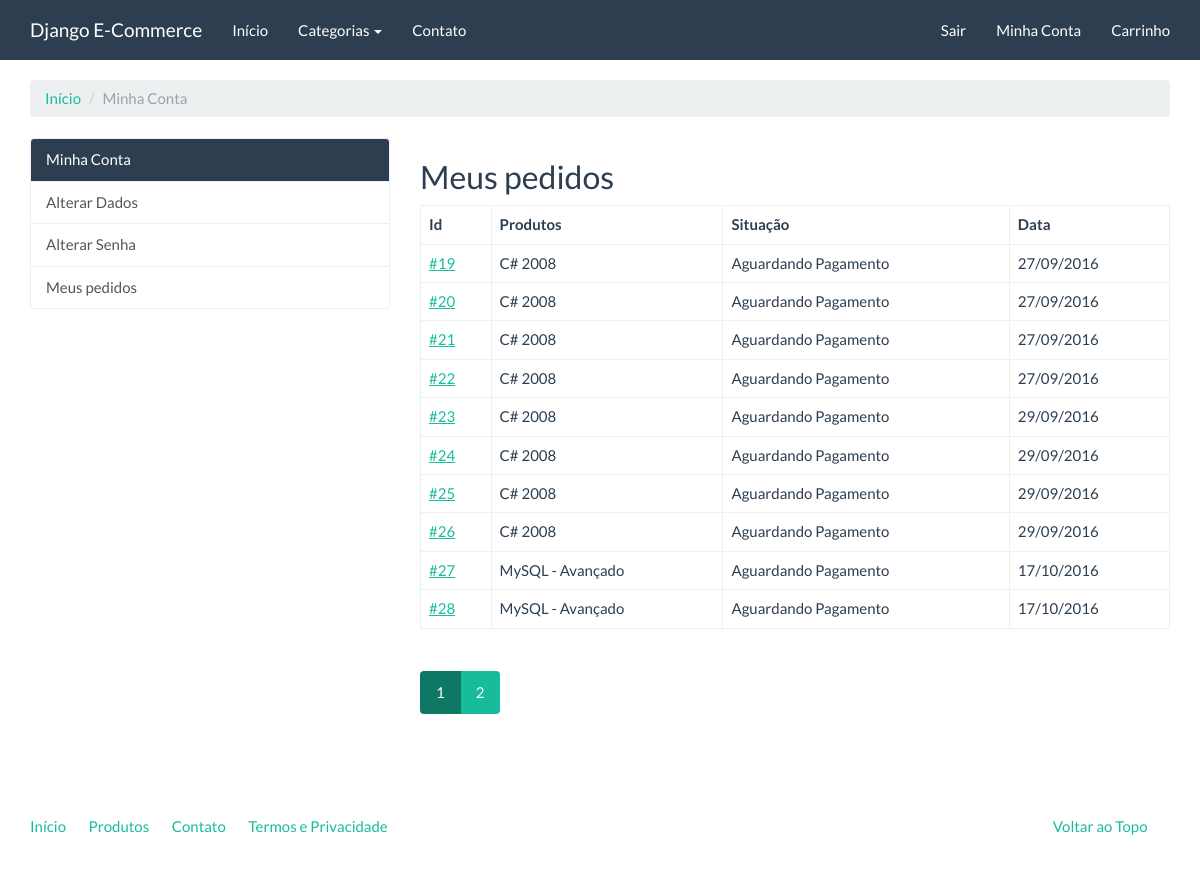
The app's page /compras/meus-pedidos/ (signed in) with its own data.
### checkout/models.py (models this page shows, shortened)
class Order(models.Model):
    user = models.ForeignKey(settings.AUTH_USER_MODEL, verbose_name='Usuário')
    status = models.IntegerField('Situação', choices=STATUS_CHOICES, default=0, blank=True)
    payment_option = models.CharField('Opção de pagamento', choices=PAYMENT_OPTION_CHOICES, max_length=20, default='deposito')
    created = models.DateTimeField('Criado em', auto_now_add=True)
    modified = models.DateTimeField('Modificado em', auto_now=True)
    objects = OrderManager()
    class Meta:
        verbose_name = 'Pedido'
        verbose_name_plural = 'Pedidos'
    def products(self):
        products_ids = self.items.values_list('product')
        return Product.objects.filter(pk__in=products_ids)

### catalog/models.py (models this page shows, shortened)
class Product(models.Model):
    name = models.CharField('Nome', max_length=100)
    slug = models.SlugField('Identificador', max_length=100)
    category = models.ForeignKey('catalog.Category', verbose_name='Categoria')
    description = models.TextField('Descrição', blank=True)
    price = models.DecimalField('Preço', decimal_places=2, max_digits=8)
    created = models.DateField('Criado em', auto_now_add=True)
    modified = models.DateField('Modificado em', auto_now=True)
    class Meta:
        verbose_name = 'Produto'
        verbose_name_plural = 'Produtos'
        ordering = ['name']

### checkout/views.py (the view)
class OrderListView(LoginRequiredMixin, ListView):
    template_name = 'checkout/order_list.html'
    paginate_by = 10
    def get_queryset(self):
        return Order.objects.filter(user=self.request.user)

### catalog/context_processors.py (called while the page is built)
def categories(request):
    return {
        'categories': Category.objects.all()
    }

### catalog/models.py (called while the page is built)
    def get_absolute_url(self):
        return reverse('catalog:category', kwargs={'slug': self.slug})

### core/templatetags/pagination.py (called while the page is built)
@register.inclusion_tag('pagination.html')
def pagination(request, paginator, page_obj):
    context = {}
    context['paginator'] = paginator
    context['request'] = request
    context['page_obj'] = page_obj
    getvars = request.GET.copy()
    if 'page' in getvars:
        del getvars['page']
    if len(getvars) > 0:
        context['getvars'] = '&{0}'.format(getvars.urlencode())
    else:
        context['getvars'] = ''
    return context

### checkout/templates/checkout/order_list.html (shortened to what this page needs)
{% extends "accounts/index.html" %}
{% load pagination %}
{% block accounts_container %}
    <h2>Meus pedidos</h2>
    <table class="table table-bordered">
        <thead>
            <tr>
                <th>Id</th>
                <th>Produtos</th>
                <th>Situação</th>
                <th>Data</th>
            </tr>
        </thead>
        <tbody>
            {% for order in order_list %}
                <tr>
                    <td>
                        <a href="{% url 'checkout:order_detail' order.pk %}">#{{ order.pk }}</a>
                    </td>
                    <td>
                        {% for product in order.products %}
                            {{ product.name }}{% if not forloop.last %} <br/> {% endif %}
                        {% endfor %}
                    </td>
                    <td>
                        {{ order.get_status_display }}
                    </td>
                    <td>
                        {{ order.created|date:"d/m/Y" }}
                    </td>
                </tr>
            {% endfor %}
        </tbody>
    </table>
    {% pagination request paginator page_obj %}
{% endblock %}

### records on screen
Order: pk "19", status "Aguardando Pagamento", created "27/09/2016"
Product: name "C# 2008"
Order: pk "20", status "Aguardando Pagamento", created "27/09/2016"
Order: pk "21", status "Aguardando Pagamento", created "27/09/2016"
Order: pk "22", status "Aguardando Pagamento", created "27/09/2016"
Order: pk "23", status "Aguardando Pagamento", created "29/09/2016"
Order: pk "24", status "Aguardando Pagamento", created "29/09/2016"
Order: pk "25", status "Aguardando Pagamento", created "29/09/2016"
Order: pk "26", status "Aguardando Pagamento", created "29/09/2016"
Order: pk "27", status "Aguardando Pagamento", created "17/10/2016"
Product: name "MySQL - Avançado"
Order: pk "28", status "Aguardando Pagamento", created "17/10/2016"

### other values on screen
{{ page }} "1" "2"
